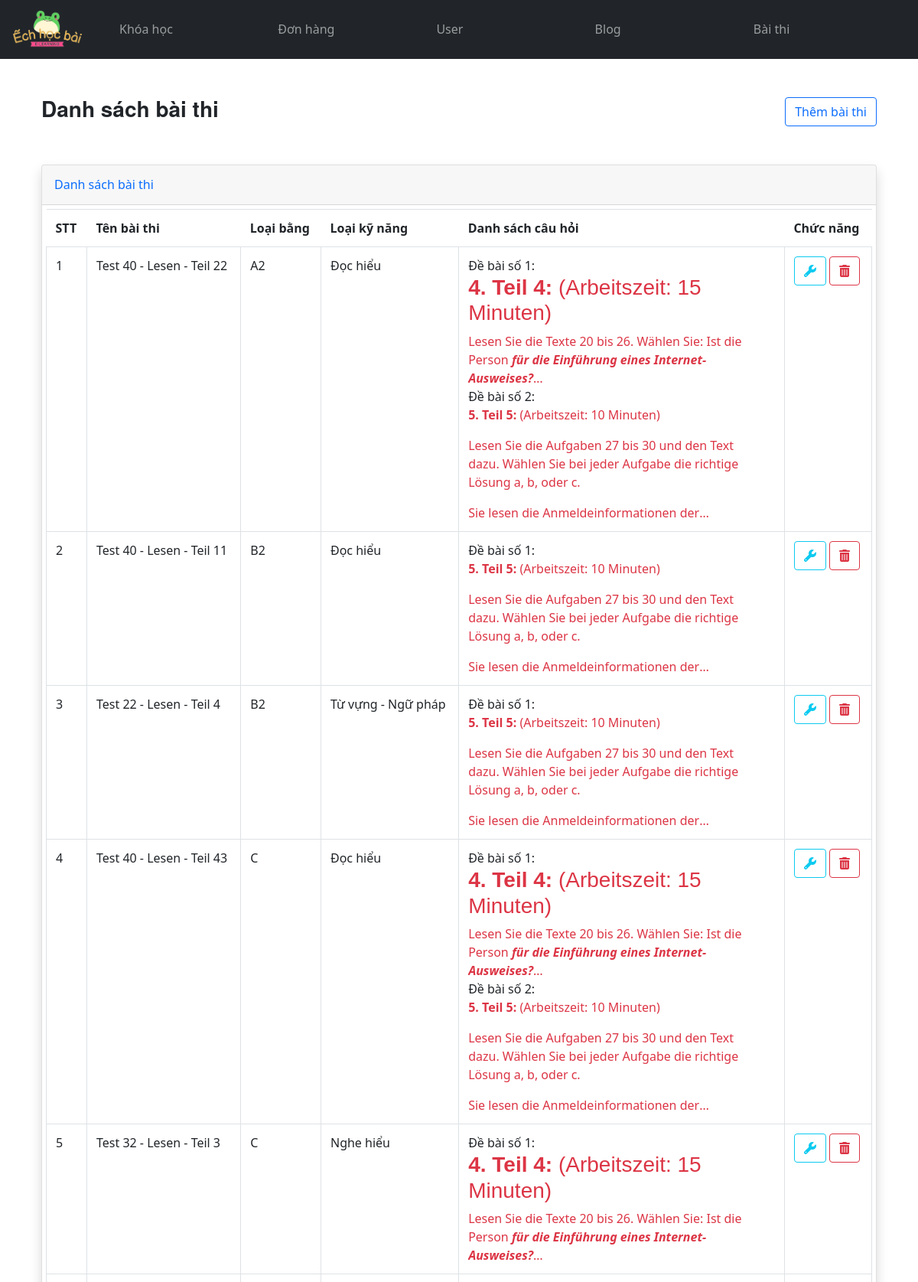
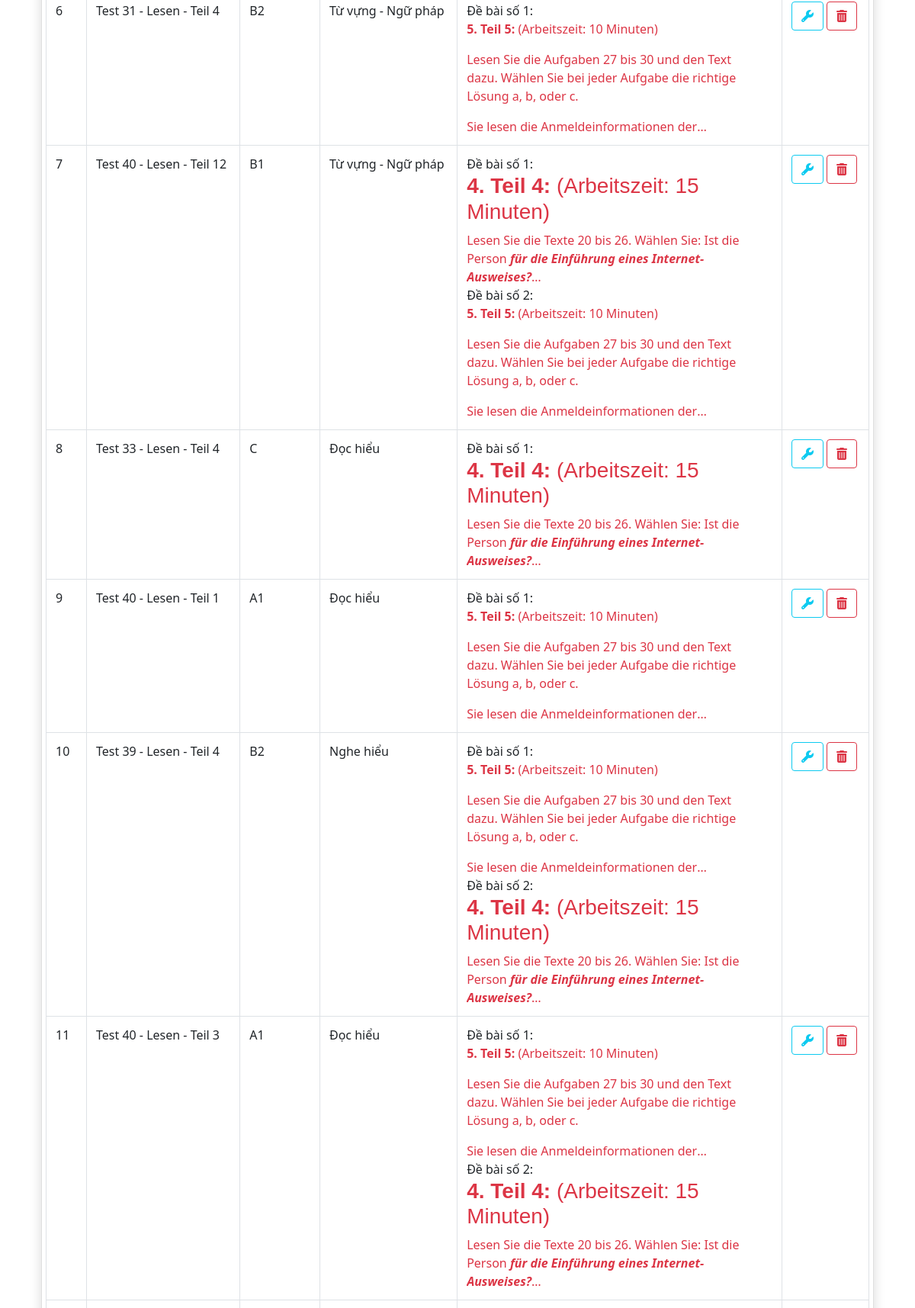
The page /admin_list_exam.php (upper part) on the database its author committed (2 pictures, top to bottom).
### tables this page shows
CREATE TABLE `baikiemtra` (
  `id` int(10) UNSIGNED NOT NULL,
  `id_level` int(11) NOT NULL,
  `id_lesson` int(11) NOT NULL,
  `name` varchar(255) NOT NULL,
  `list_assignment` text NOT NULL,
  `duration` int(11) NOT NULL
);

CREATE TABLE `trinhdo` (
  `id` int(10) UNSIGNED NOT NULL,
  `name` varchar(255) NOT NULL
);

CREATE TABLE `kynang` (
  `id` int(10) UNSIGNED NOT NULL,
  `name` varchar(255) NOT NULL
);

CREATE TABLE `debai` (
  `id` int(10) UNSIGNED NOT NULL,
  `name` text NOT NULL,
  `list_question` text NOT NULL,
  `created_at` timestamp NULL DEFAULT NULL,
  `updated_at` timestamp NULL DEFAULT NULL
);

### admin_list_exam.php (the view, shortened to what this page needs)
<?php
@include 'config.php';
$result = mysqli_query($conn,'SELECT * FROM baikiemtra ORDER BY id desc');
$resultLevel = mysqli_query($conn,'SELECT * FROM trinhdo ORDER BY id desc');
$resultLesson = mysqli_query($conn,'SELECT * FROM kynang ORDER BY id desc');
?>
<!DOCTYPE html>
<html lang="en">
<head>
    <link rel="stylesheet" href="https://cdnjs.cloudflare.com/ajax/libs/font-awesome/6.5.1/css/all.min.css" />
    <link href="https://cdn.jsdelivr.net/npm/bootstrap@5.0.2/dist/css/bootstrap.min.css" rel="stylesheet">
    <link rel="stylesheet" href="./public/css/style.css">
    <link rel="stylesheet" href="./public/css/admin.css">
    <link href="https://cdn.jsdelivr.net/npm/sweetalert2@11.10.3/dist/sweetalert2.min.css" rel="stylesheet">
<link href="https://cdn.jsdelivr.net/npm/select2@4.1.0-rc.0/dist/css/select2.min.css" rel="stylesheet" />
</head>
<body>
<?php include 'header_admin.php'; ?>
<div class="container">
<div class="container-fluid">
    <div class="d-flex align-items-center justify-content-between my-5">
        <h1 class="h3 mb-2 text-gray-800">Danh sách bài thi</h1>
        <button class="btn btn-outline-primary" data-bs-toggle="modal" data-bs-target="#addExam">Thêm bài thi</button>
    </div>
    <div class="card shadow mb-4">
        <div class="card-header py-3">
            <h6 class="m-0 font-weight-bold text-primary">Danh sách bài thi</h6>
        </div>
        <div class="card-body">
            <div class="table-responsive">
                <table class="table table-bordered" id="dataTable" width="100%" cellspacing="0">
                    <thead>
                        <tr>
                            <th>STT</th>
                            <th>Tên bài thi</th>
                            <th>Loại bằng</th>
                            <th>Loại kỹ năng</th>
                            <th>Danh sách câu hỏi</th>
                            <th>Chức năng</th>
                        </tr>
                    </thead>
                    <tbody>
                        <?php
                            $count = 0;
                            while($row = mysqli_fetch_assoc($result)){
                                $count++;
                        ?>
                        <tr>
                            <td><?=$count?></td>
                            <td><?=$row['name']?></td>
                            <?php
                                mysqli_data_seek($resultLevel, 0);
                                while($rowLevel = mysqli_fetch_assoc($resultLevel)){
                                    if($rowLevel['id'] == $row['id_level']){
                            ?>
                            <td><?=$rowLevel['name']?></td>
                            <?php
                                    }
                                }
                            ?>
                            <?php
                                mysqli_data_seek($resultLesson, 0);
                                while($rowLesson = mysqli_fetch_assoc($resultLesson)){
                                    if($rowLesson['id'] == $row['id_lesson']){
                            ?>
                            <td><?=$rowLesson['name']?></td>
                            <?php
                                    }
                                }
                            ?>
                            <td>
                                <?php
                                    $array = explode('|',trim($row['list_assignment'],'|'));
                                    foreach($array as $key => $id){
                                        $sqlAssignment = "SELECT * FROM debai WHERE id = ".$id;
                                        $resutlAssignment = mysqli_query($conn,$sqlAssignment);
                                        $oneItem = mysqli_fetch_assoc($resutlAssignment);
                                ?>
                                <div class="d-block">Đề bài số <?=$key+1?>: <span class="text-danger text-ellipsis"><?=$oneItem['name']?></span></div>
                                <?php
                                    }
                                ?>
                            </td>
                            <td>
                                <a href="admin_update_exam.php?id=<?=$row['id']?>" class="btn btn-outline-info fs-15"><i class="fa-solid fa-wrench"></i></a>
                                <a data-id="<?=$row['id']?>" class="btn btn-outline-danger fs-15 delete-exam"><i class="fa-solid fa-trash-can"></i></a>
                            </td>
                        </tr>
                        <?php
                            }
                        ?>
                    </tbody>
                </table>
            </div>
        </div>
    </div>
</div>
</div>
</body>
</html>

### public/css/style.css (style rules this page uses)
:root { --blue: #2980b9; --red: tomato; --orange: orange; --black: #333; --white: #fff; --bg-color: #eee; --dark-bg: rgba(0, 0, 0, .7); --box-shadow: 0 .5rem 1rem rgba(0, 0, 0, .1); --border: .1rem solid #999; }
a { text-decoration: none; }
.card-body { padding: 5px; }
h1, h2, h3, h4, h5 { font-family: Arial,Helvetica,sans-serif,'Segoe UI','Helvetica Neue'; }
h1 { font-family: "Helvetica Neue", Helvetica, Arial, sans-serif !important; font-weight: 700 !important; }
.table { width: 100%; max-width: 100%; margin-bottom: 1rem; background-color: transparent; }
table { border-collapse: collapse; }
.table--border td, .table th { border: none; }
.table td, .table th { padding: 0.75rem; vertical-align: top; border-top: 1px solid #dee2e6; }

### admin_list_exam.php (style rules this page uses)
.text-ellipsis { display: -webkit-box; -webkit-line-clamp: 5; -webkit-box-orient: vertical; overflow: hidden; width: 390px; }

### rows shown on the page
baikiemtra: name "Test 40 - Lesen - Teil 22"
trinhdo: name "A2"
kynang: name "Đọc hiểu"
debai: name "4. Teil 4: (Arbeitszeit: 15 Minuten) Lesen Sie die Texte 20 bis 26. Wählen Sie: Ist die Person für die Einführung eines Internet-Ausweises?"
debai: name "5. Teil 5: (Arbeitszeit: 10 Minuten) Lesen Sie die Aufgaben 27 bis 30 und den Text dazu. Wählen Sie bei jeder Aufgabe die richtige Lösung a, b, oder c. Sie lesen die Anmeldeinformationen…"
baikiemtra: name "Test 40 - Lesen - Teil 11"
trinhdo: name "B2"
baikiemtra: name "Test 22 - Lesen - Teil 4"
kynang: name "Từ vựng - Ngữ pháp"
baikiemtra: name "Test 40 - Lesen - Teil 43"
trinhdo: name "C"
baikiemtra: name "Test 32 - Lesen - Teil 3"
kynang: name "Nghe hiểu"
baikiemtra: name "Test 31 - Lesen - Teil 4"
baikiemtra: name "Test 40 - Lesen - Teil 12"
trinhdo: name "B1"
baikiemtra: name "Test 33 - Lesen - Teil 4"
baikiemtra: name "Test 40 - Lesen - Teil 1"
trinhdo: name "A1"
baikiemtra: name "Test 39 - Lesen - Teil 4"
baikiemtra: name "Test 40 - Lesen - Teil 3"
